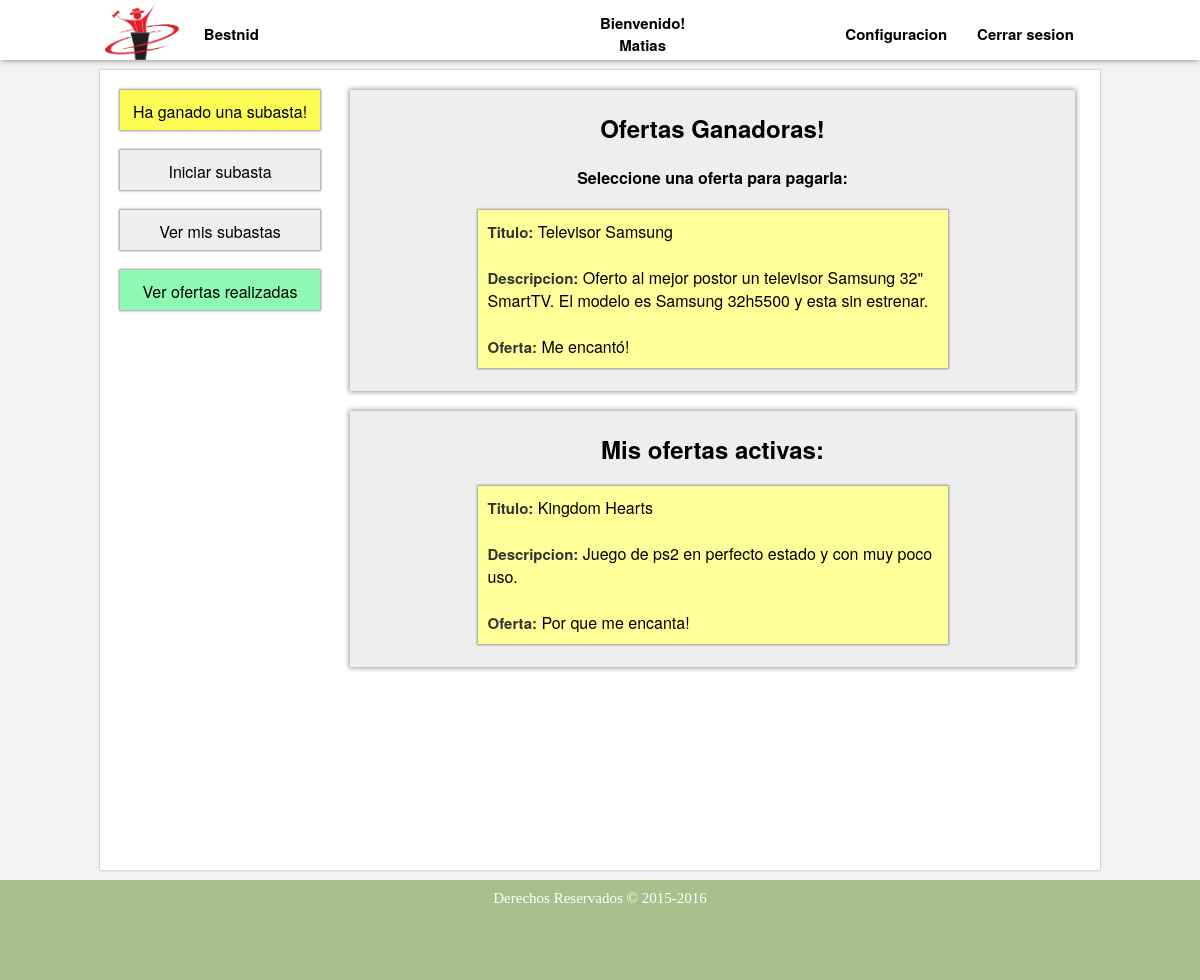
Before: /ver_mis_ofertas.php (signed in) with the older database file.
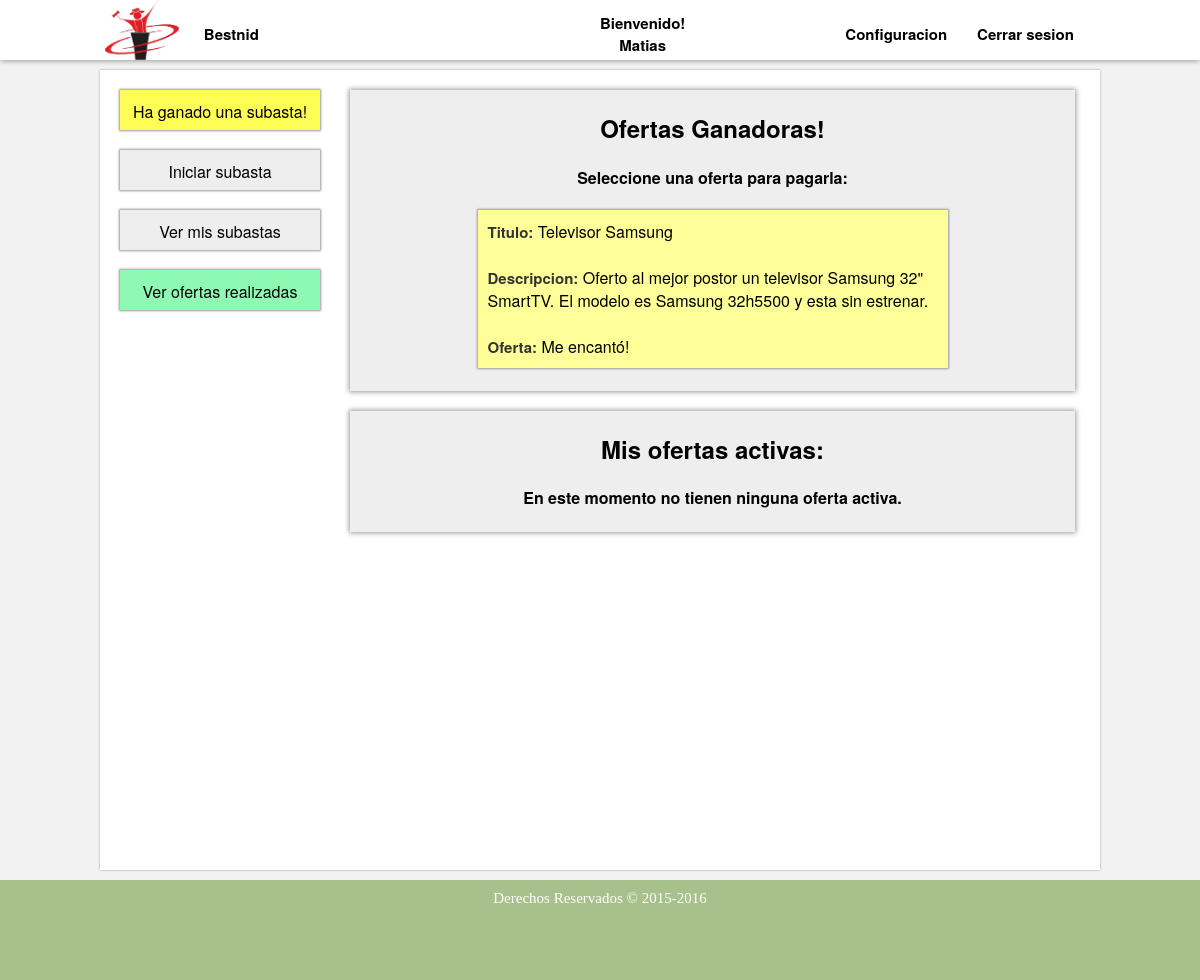
After: the same page with the newer database file.
### tables this page shows
CREATE TABLE IF NOT EXISTS `oferta` (
`idOferta` int(11) NOT NULL,
  `descripcion` text NOT NULL,
  `precio` float NOT NULL,
  `fecha` datetime NOT NULL,
  `IdSubasta` int(11) NOT NULL,
  `IdUsuario` int(11) NOT NULL
);

CREATE TABLE IF NOT EXISTS `subasta` (
`idSubasta` int(11) NOT NULL,
  `titulo` varchar(200) NOT NULL,
  `descripcion` text NOT NULL,
  `foto` text NOT NULL,
  `fechaInicio` datetime NOT NULL,
  `fechaFin` datetime NOT NULL,
  `IdUsuario` int(11) NOT NULL,
  `idOfertaGanadora` int(11) NOT NULL DEFAULT '-1',
  `pago` int(11) NOT NULL DEFAULT '0'
);

### ver_mis_ofertas.php (the view, shortened to what this page needs)
<!DOCTYPE html>
<html lang="es">
	<head>
		<link rel="stylesheet" href="./estilos/estilo.css">
		<link rel="stylesheet" href="./estilos/mas_estilos.css">
		<link rel="stylesheet" href="./estilos/nuevos_estilos.css">
	</head>
	<body>
		<?php include ('./menu.php'); ?>
		<div id='cuerpo'>
			<section>
					<?php
						$conec=conectar();
						$resul=mysqli_query($conec,"SELECT oferta.IdSubasta, oferta.descripcion AS oferta, subasta.descripcion, subasta.titulo FROM oferta INNER JOIN subasta ON (subasta.idOfertaGanadora = oferta.idOferta) WHERE oferta.idUsuario = $_SESSION[usuario] AND subasta.pago = 0");
						if(mysqli_num_rows($resul)!=0){
			?>
						<div id="contenedor">
							<h2><b>Ofertas Ganadoras! </b></h2>
							<h4>Seleccione una oferta para pagarla: </h4>
			<?php
					while($oferta=mysqli_fetch_array($resul)){
			?>
							<a href='./pagar_subasta.php?id=<?php echo $oferta['IdSubasta']; ?>'><div class='oferta'><div class='o'>Titulo:</div> <?php echo $oferta['titulo']; ?></br>&nbsp</br>
							<div class='o'>Descripcion:</div> <?php echo $oferta['descripcion']; ?></br>&nbsp</br>
							<div class='o'>Oferta:</div> <?php echo $oferta['oferta']; ?></div></a></br>
					<?php
							}
						}
					?>
						</div>
				<div id="contenedor">
					<h2><b>Mis ofertas activas: </b></h2>
					<?php
						$hoy=date("Y-m-d H:i:s");
						$resul=mysqli_query($conec,"SELECT oferta.IdSubasta, oferta.descripcion AS oferta, subasta.descripcion, subasta.titulo FROM oferta INNER JOIN subasta ON (oferta.IdSubasta = subasta.idSubasta) WHERE oferta.idUsuario=$_SESSION[usuario] AND subasta.fechaFin > '$hoy' ORDER BY subasta.fechaFin");
						if(mysqli_num_rows($resul)!=0){
							while($oferta=mysqli_fetch_array($resul)){
								echo "<a href='./ver_subasta.php?id=$oferta[IdSubasta]'><div class='oferta'><div class='o'>Titulo:</div> $oferta[titulo]</br>&nbsp</br>
								<div class='o'>Descripcion:</div> $oferta[descripcion]</br>&nbsp</br>
								<div class='o'>Oferta:</div> $oferta[oferta]</div></a></br>";
							}
						}
						else{
							echo "<b>En este momento no tienen ninguna oferta activa.</b></br>&nbsp";
						}
					?>
				</div>
			</section>
			<aside>
				<?php include ('./aside_botones.php'); ?>
				<a href="./iniciar_subasta.php"><div class="boton_aside">Iniciar subasta</div></a>
				<a href="./ver_mis_subastas.php"><div class="boton_aside">Ver mis subastas</div></a>
				<a href="./ver_mis_ofertas.php"><div style="background-color: #8EF9B2;" class="boton_aside">Ver ofertas realizadas</div></a>
			</aside>
		</div>
		<footer>
			<span>Derechos Reservados &copy; 2015-2016</span>
		</footer>
	</body>
</html>

Changed rows visible on the page:
removed oferta: IdSubasta.titulo "Kingdom Hearts", IdSubasta.descripcion "Juego de ps2 en perfecto estado y con muy poco uso.", descripcion "Por que me encanta!", shown under "Mis ofertas activas:"
Other visible differences:
text now shown: "En este momento no tienen ninguna oferta activa."
